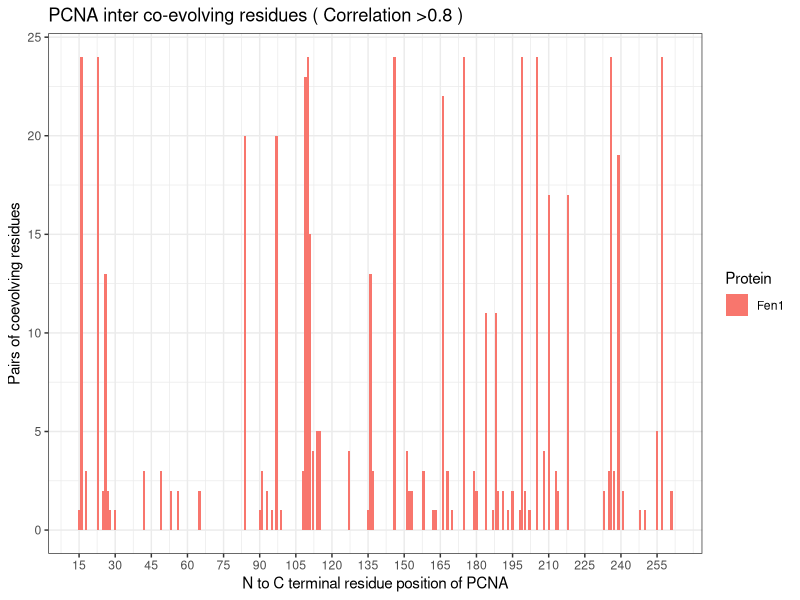
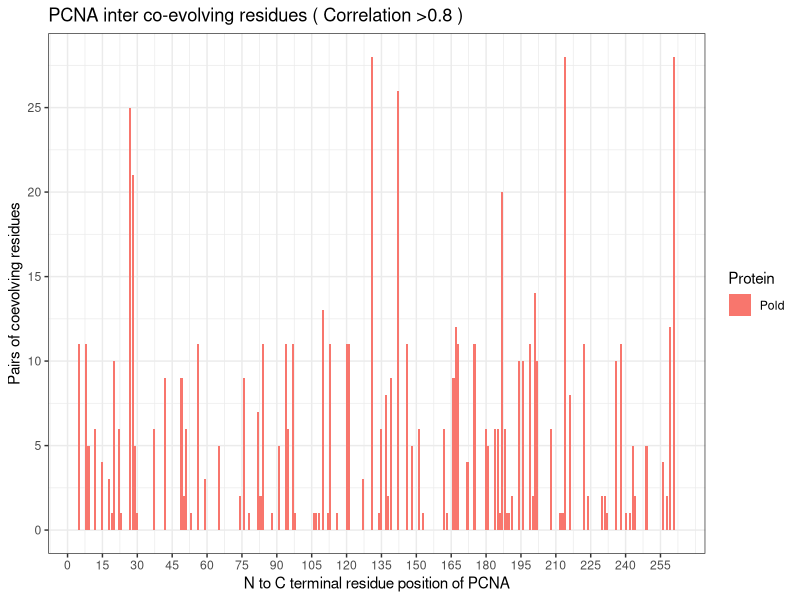
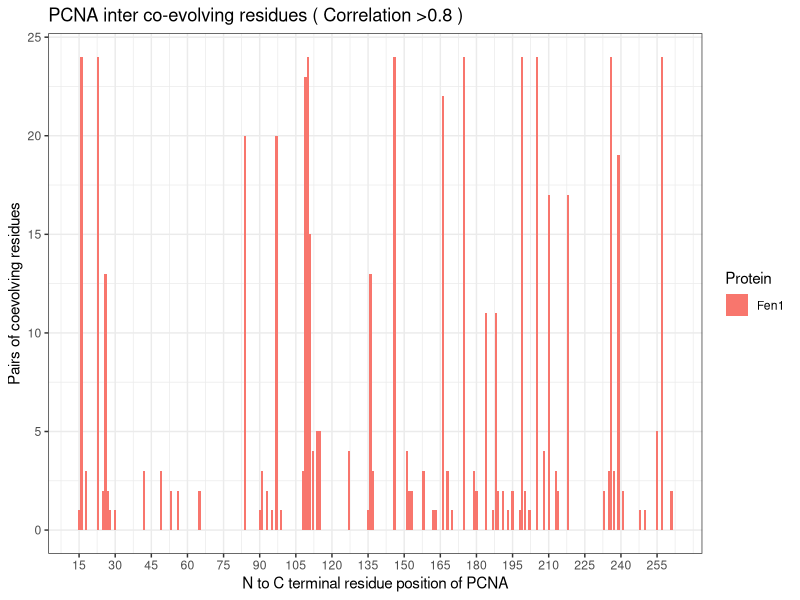
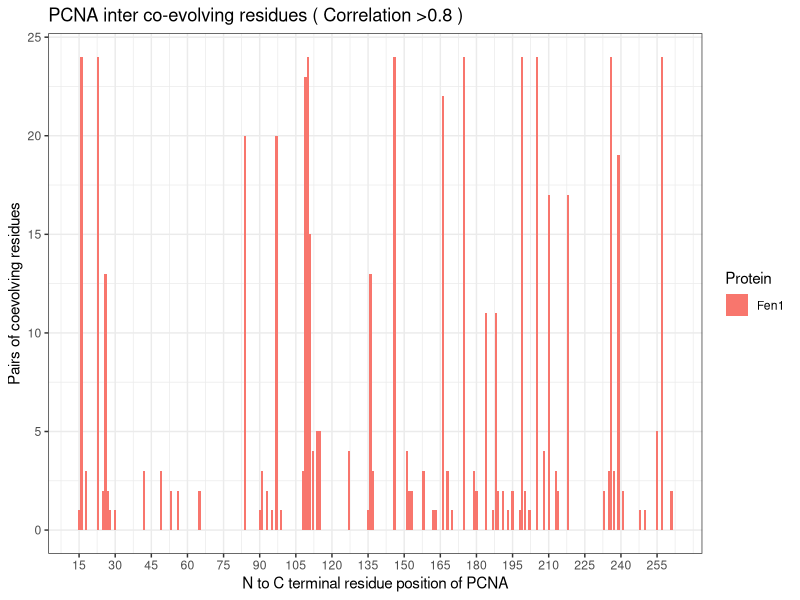
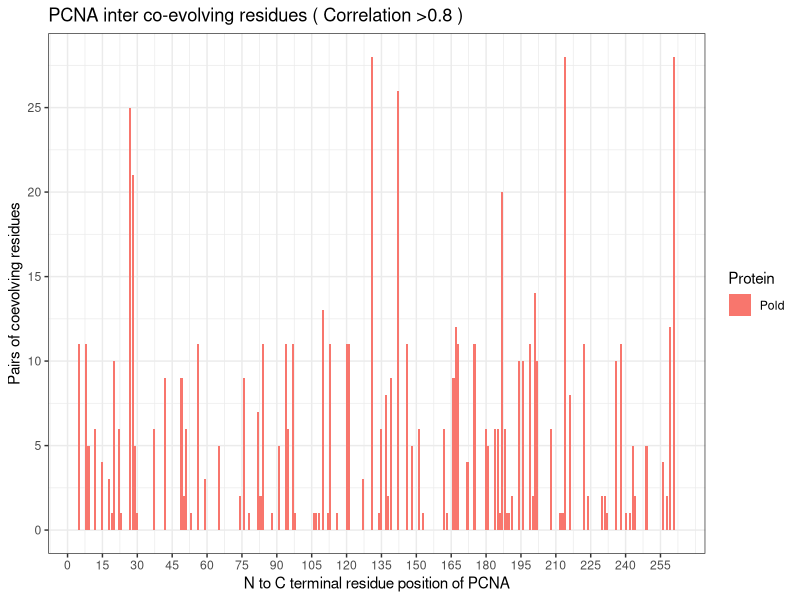
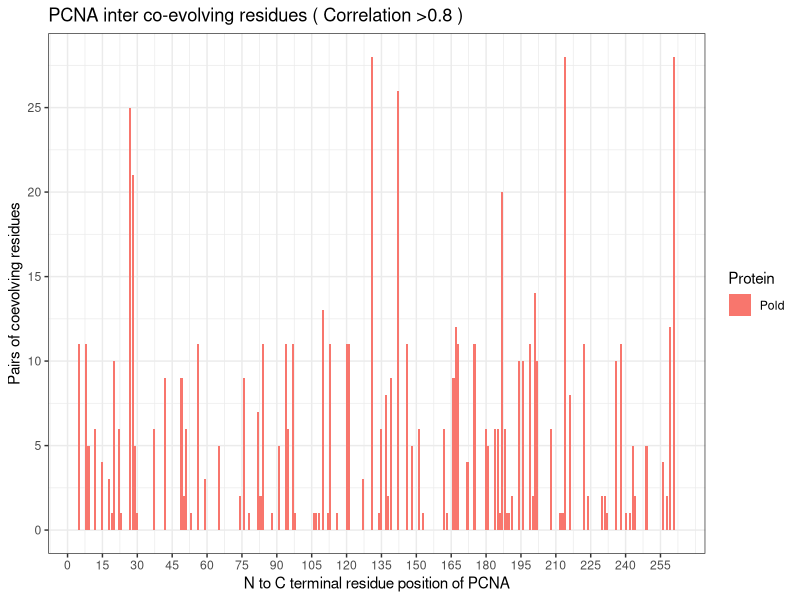

Recreate these plots in R, in order. (Note: this script raises an error after producing the figures.)
#setwd("~/suny/RESEARCH_DOC/A_THESIS_WORK/CHAPTER_5_COEVOLV_RESIDUE/eukarya")

library(dplyr)
library(ggplot2)
library(readr)
library(tidyr)
library(VennDiagram)

## Testing ggplot sequencially
# p <- ggplot(fen1_freq, aes(AA1, y=freq, fill=protein)) + geom_bar(stat="identity") 
# p <- p + theme_bw()
# p <- p + scale_x_continuous(name="N to C terminal residue position of PCNA ",
#                             breaks=seq(0,263,15)) +
#     scale_y_continuous(name="Number of coevolving residues pair", limits=c(0, 30))
# p+ labs(title="PCNA inter co-evolving residues >0.8 Correlation", fill="Protein")


## Function for processing the raw coevolving residue pairs of inter coevolution from CAPS server.

data_frame_process <- function(data){
## Taking the data frame it will split and remove parenthesis and 
## convert the column type to numeric type.
    

    require(dplyr)
    require(tidyr)

    data_splitted <- data %>% 
        separate(., AA1, into=c("AA1_algn", "AA1"), sep="\\(", extra="drop")

    data_splitted <- data_splitted %>% 
        separate(., AA1, into=c("AA1"), sep="\\)", extra="drop")


    data_splitted <- data_splitted %>% 
        separate(., AA2, into=c("AA2_algn", "AA2"), sep="\\(", extra="drop")

    data_splitted <- data_splitted %>% 
        separate(., AA2, into=c("AA2"), sep="\\)", extra="drop")

    # Charater to numeric type conversion
    data_splitted <- data_splitted %>% 
    mutate(AA1_algn=as.numeric(AA1_algn), AA1=as.numeric(AA1),
           AA2_algn=as.numeric(AA2_algn), AA2=as.numeric(AA2)
            )

    data <- data_splitted
    return(data)
}

## Pair of residues frequency calculation for each position of PCNA residue.
## it takes the processed splitted data frame and the protein name whos data is,
## and after filtering write a filtered dataframe to disk >0.8 correlation as 
## .csv. Finally create a frequency table to use it in next satage.


protein_coevolve_frequency <- function(splitted_df, protein="") {
    require(dplyr)
    
    filtered_df <- splitted_df %>% 
    filter(Correlation>=0.8) 
    
    ## writing filtered coevolved residue pairs to a csv file
    folder="data/"
    filename=paste0(protein,"_inter.csv")
    write.csv(filtered_df, paste(folder, filename), row.names=FALSE)
    
    ## writing filtered coevolved network residue pairs to a csv file
    network_file=paste0(protein, "_inter_network.csv")
    filtered_df %>% select(AA1, AA2, Correlation) %>% 
        write.csv(., paste(folder, network_file), row.names=FALSE)
    
    filtered_df_freq <- filtered_df %>% group_by(AA1) %>% 
    summarise(freq=n()) %>% mutate(protein=protein)
    
    return(filtered_df_freq)

}

## Barplot plotting function with ggplot


draw_bar_plot <- function(frequncy_df){
    require(ggplot2)
    p <- ggplot(frequncy_df, aes(AA1, y=freq, fill=protein)) + 
        geom_bar(stat="identity") 
    p <- p + theme_bw()
    
    p <- p + labs(title="PCNA inter co-evolving residues ( Correlation >0.8 )",
                  fill="Protein") +
        scale_x_continuous(name="N to C terminal residue position of PCNA",
                           breaks=seq(0,263,15)) +
        scale_y_continuous(name="Pairs of coevolving residues",
                           breaks=seq(0,30,5))
    p
    
}

## FEN1 
fen1_pcna <- read_csv("data/FEN1_INTER_COEV.csv")
fen1_pcna
## Applying function to process the data frame
fen1 <- data_frame_process(fen1_pcna)
## Generating frequency table
fen1_co_freq <- protein_coevolve_frequency(fen1,"Fen1")
## Plotting bar plot
draw_bar_plot(fen1_co_freq)
## saving to disk
ggsave("fen1/fen1_inter_plot.tiff", width=9, height=6, units= "in", dpi = 300 )
ggsave("plots/fen1_inter_plot.png", width=9, height=6, units= "in", dpi = 300 )

## POLD

pold_pcna <- read_csv("data/POLD_INTER_COEV.csv")
pold_pcna
## Applying function to process the data frame
pold <- data_frame_process(pold_pcna)
## Generating frequency table
pold_co_freq <- protein_coevolve_frequency(pold,"Pold")
## Plotting bar plot
draw_bar_plot(pold_co_freq)


## saving to disk
ggsave("pold/pold_inter_plot.tiff", width=9, height=6, units= "in", dpi = 300 )
ggsave("plots/pold_inter_plot.png", width=9, height=6, units= "in", dpi = 300 )


## RFC3

rfc3_pcna <- read_csv("data/RFC3_INTER_COEV.csv")
rfc3_pcna
## Applying function to process the data frame
rfc3 <- data_frame_process(rfc3_pcna)
## Generating frequency table
rfc3_co_freq <- protein_coevolve_frequency(rfc3,"RFC3")
## Plotting bar plot
draw_bar_plot(rf3_co_freq)
## saving to disk
ggsave("rfc3/rfc3_inter_plot.tiff", width=9, height=6, units= "in", dpi = 300 )
ggsave("plots/rfc3_inter_plot.png", width=9, height=6, units= "in", dpi = 300 )

## PCNA INTRA ********
# ***********************************************
pcna_intra <- read_csv("data/PCNA_INTRA_COEV.csv")
pcna_intra
## Applying function to process the data frame
pcna <- data_frame_process(pcna_intra)
## Generating frequency table
pcna_co_freq <- protein_coevolve_frequency(pcna,"PCNA")
## Plotting bar plot
draw_bar_plot(pcna_co_freq)

p <- ggplot(pcna_co_freq, aes(AA1, y=freq, fill=protein)) + geom_bar(stat="identity")
#p <- p + facet_wrap(~protein, ncol=1)
p <- p + theme_bw()

p <- p + labs(title="PCNA INTRA co-evolving residues ( Correlation >0.8 )",
              fill="Protein") +
    scale_x_continuous(name="N to C terminal residue position of PCNA",
                       breaks=seq(0,263,15)) +
    scale_y_continuous(name="Pairs of coevolving residues",
                       breaks=seq(0,30,5))
p

## saving to disk
ggsave("pcna/pcna_intra_plot.tiff", width=9, height=6, units= "in", dpi = 300 )
ggsave("plots/pcna_intra_plot.png", width=9, height=6, units= "in", dpi = 300 )

# *********************************************

# WORKING ON Combined data frame

total_df=bind_rows(fen1_co_freq, pold_co_freq, rf3_co_freq )

## facet wrap
p <- ggplot(total_df, aes(AA1, y=freq, fill=protein)) + geom_bar(stat="identity")
p <- p + facet_wrap(~protein, ncol=1)
p <- p + theme_bw()

p <- p + labs(title="PCNA inter co-evolving residues ( Correlation >0.8 )",
              fill="Protein") +
    scale_x_continuous(name="N to C terminal residue position of PCNA",
                       breaks=seq(0,263,15)) +
    scale_y_continuous(name="Pairs of coevolving residues",
                       breaks=seq(0,30,5))
p

ggsave("plots/combined_inter_plot.png", width=9, height=6, units= "in", dpi = 300 )

# ************* PCNA and 3 interacting partners together

PCNA_n_INTER_df=bind_rows(fen1_co_freq, pold_co_freq, rf3_co_freq, pcna_co_freq )
## Reordering plots
#temp$size_f = factor(temp$size, levels=c('50%','100%','150%','200%'))
PCNA_n_INTER_df$protein_f = factor(PCNA_n_INTER_df$protein, levels=c('PCNA','Fen1','Pold','RFC3'))
p <- ggplot(PCNA_n_INTER_df, aes(AA1, y=freq, fill=protein_f)) + geom_bar(stat="identity")
p <- p + facet_wrap(~protein_f, ncol=1)
p <- p + theme_bw()

p <- p + labs(title="Co-evolving residues of PCNA \"intra\" and with three interacting partners  ( Correlation >0.8 )",
              fill="Protein") +
    scale_x_continuous(name="N to C terminal residue position of PCNA",
                       breaks=seq(0,263,15)) +
    scale_y_continuous(name="Pairs of coevolving residues",
                       breaks=seq(0,30,10))
p

ggsave("plots/combined_inter_n_PCNA_INTRA_plot.png", width=9, height=6, units= "in", dpi = 300 )

# *******************************

# mylist <- list(Vector1=pcna_co_freq$AA1, Vector2=fen1_co_freq$AA1)
# venn.diagram(mylist, filename="plots/venn_plot.tiff")


venn.plot <- venn.diagram(
    x = list(
        PCNA = pcna_co_freq$AA1,
        Fen1 = fen1_co_freq$AA1,
        Pold = pold_co_freq$AA1,
        RFC3 = rfc3_co_freq$AA1
    ),
    filename = "plots/Venn_4set_PCNA_pretty.png",
    col = "transparent",
    fill = c("cornflowerblue", "green", "yellow", "darkorchid1"),
    alpha = 0.50,
    label.col = c("orange", "white", "darkorchid4", "white", 
                  "white", "white", "white", "white", "darkblue", "white", 
                  "white", "white", "white", "darkgreen", "white"),
    cex = 1.5,
    fontfamily = "serif",
    fontface = "bold",
    cat.col = c("darkblue", "darkgreen", "orange", "darkorchid4"),
    cat.cex = 1.5,
    cat.pos = 0,
    cat.dist = 0.07,
    cat.fontfamily = "serif",
    rotation.degree = 0,
    margin = 0.2
);
